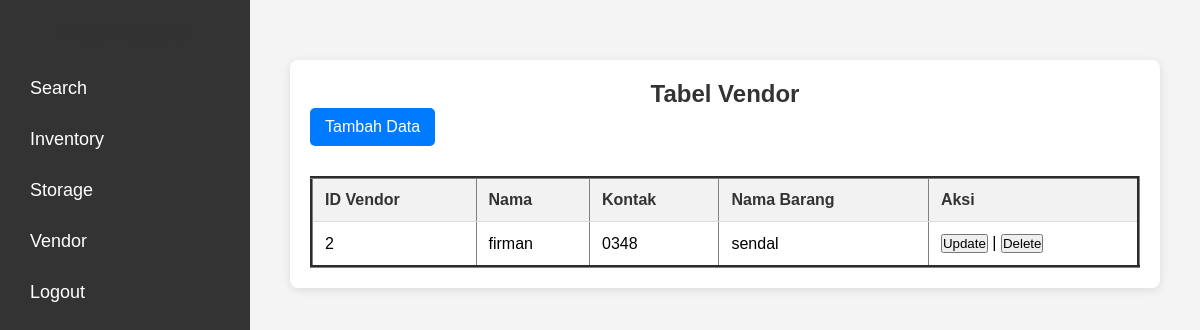
The app's page /vendor.php with its own data.
### tables this page shows
CREATE TABLE `vendor` (
  `id_vendor` int(10) NOT NULL,
  `nama` varchar(25) NOT NULL,
  `kontak` varchar(25) NOT NULL,
  `nama_barang` varchar(25) NOT NULL
);

### vendor.php (the view, shortened to what this page needs)
<?php
include("dashboard.php");
include("koneksi.php");
?>
<!DOCTYPE html>
<html lang="en">
<head>
    <link rel="stylesheet" href="tampilan.css">
</head>
<body>
<div class="konten">
    <h2>Tabel Vendor</h2>
    <a href="tambah_vendor.php" class="tombol">Tambah Data</a>
    <table border="3">
        <tr>
            <th>ID Vendor</th>
            <th>Nama</th>
            <th>Kontak</th>
            <th>Nama Barang</th>
            <th>Aksi</th>
        </tr>
        <?php
        $select = "SELECT * FROM vendor";
        $hsl = mysqli_query($conn, $select);
        if (mysqli_num_rows($hsl) > 0) {
            while ($data = mysqli_fetch_assoc($hsl)) {
                echo "<tr>";
                echo "<td>" . htmlspecialchars($data["id_vendor"]) . "</td>";
                echo "<td>" . htmlspecialchars($data["nama"]) . "</td>";
                echo "<td>" . htmlspecialchars($data["kontak"]) . "</td>";
                echo "<td>" . htmlspecialchars($data["nama_barang"]) . "</td>";
                echo "<td>
                    <form action='update_vendor.php' method='get' style='display:inline;'>
                        <input type='hidden' name='id_vendor' value='" . urlencode($data["id_vendor"]) . "'>
                        <button type='submit' class='button'>Update</button>
                    </form>
                    |
                    <form action='delete_vendor.php' method='get' style='display:inline;'>
                        <input type='hidden' name='id_vendor' value='" . urlencode($data["id_vendor"]) . "'>
                        <button type='submit' class='button'>Delete</button>
                    </form>
                </td>";
                echo "</tr>";
            }
        } else {
            echo "<tr><td colspan='4'>Tidak ada data tersedia.</td></tr>";
        }
        ?>
    </table>
</div>
</body>
</html>

### dashboard.css (style rules this page uses)
* { margin: 0; padding: 0; box-sizing: border-box; }
body { font-family: Arial, sans-serif; display: flex; height: 100vh; background-color: #f4f4f4; margin: 0; }

### tampilan.css (style rules this page uses)
body { font-family: Arial, sans-serif; background-color: #f4f4f4; margin: 0; padding: 20px; }
.konten { max-width: 900px; margin: auto; background: white; padding: 20px; border-radius: 8px; box-shadow: 0 2px 10px rgba(0, 0, 0, 0.1); }
h2 { text-align: center; color: #333; }
.tombol { display: inline-block; background-color: #007BFF; color: white; padding: 10px 15px; text-decoration: none; border-radius: 5px; margin-bottom: 20px; }
table { width: 100%; border-collapse: collapse; margin-top: 10px; }
th, td { padding: 12px; text-align: left; border-bottom: 1px solid #ddd; }
th { background-color: #f2f2f2; color: #333; }

### records on screen
vendor: id_vendor "2", nama "firman", kontak "0348", nama_barang "sendal"
